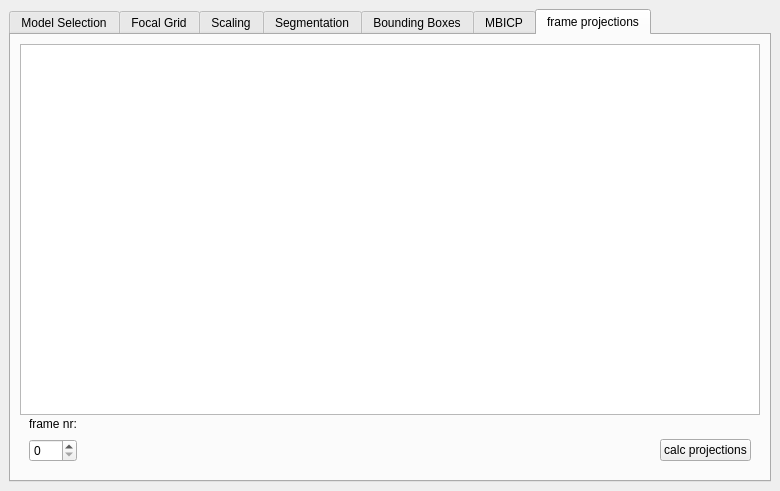
<?xml version="1.0" encoding="UTF-8"?>
<ui version="4.0">
 <class>mainWindow</class>
 <widget class="QMainWindow" name="mainWindow">
  <property name="geometry">
   <rect>
    <x>0</x>
    <y>0</y>
    <width>780</width>
    <height>491</height>
   </rect>
  </property>
  <property name="minimumSize">
   <size>
    <width>646</width>
    <height>383</height>
   </size>
  </property>
  <property name="windowTitle">
   <string>flight tracker app</string>
  </property>
  <widget class="QWidget" name="centralWidget">
   <property name="maximumSize">
    <size>
     <width>16777215</width>
     <height>16777215</height>
    </size>
   </property>
   <layout class="QVBoxLayout" name="verticalLayout">
    <item>
     <widget class="QTabWidget" name="tab_widget">
      <property name="currentIndex">
       <number>6</number>
      </property>
      <widget class="QWidget" name="mod_select_tab">
       <attribute name="title">
        <string>Model Selection</string>
       </attribute>
       <layout class="QHBoxLayout" name="horizontalLayout">
        <item>
         <widget class="QWidget" name="widget_5" native="true">
          <layout class="QGridLayout" name="gridLayout_5">
           <item row="0" column="0">
            <widget class="QLabel" name="label_mod_select">
             <property name="text">
              <string>select model:</string>
             </property>
            </widget>
           </item>
           <item row="1" column="0" colspan="2">
            <widget class="QComboBox" name="model_comboBox"/>
           </item>
           <item row="2" column="1">
            <spacer name="verticalSpacer_2">
             <property name="orientation">
              <enum>Qt::Vertical</enum>
             </property>
             <property name="sizeHint" stdset="0">
              <size>
               <width>20</width>
               <height>319</height>
              </size>
             </property>
            </spacer>
           </item>
           <item row="3" column="0" colspan="2">
            <widget class="QPushButton" name="set_mod_btn">
             <property name="text">
              <string>set model</string>
             </property>
            </widget>
           </item>
          </layout>
         </widget>
        </item>
        <item>
         <widget class="ModelSelectWidget" name="model_view">
          <property name="minimumSize">
           <size>
            <width>611</width>
            <height>0</height>
           </size>
          </property>
          <property name="frameShape">
           <enum>QFrame::StyledPanel</enum>
          </property>
          <property name="frameShadow">
           <enum>QFrame::Raised</enum>
          </property>
         </widget>
        </item>
       </layout>
      </widget>
      <widget class="QWidget" name="fg_tab">
       <attribute name="title">
        <string>Focal Grid</string>
       </attribute>
       <layout class="QVBoxLayout" name="verticalLayout_5">
        <item>
         <widget class="QWidget" name="widget_4" native="true">
          <layout class="QGridLayout" name="gridLayout_4">
           <item row="0" column="0" colspan="2">
            <widget class="QLabel" name="fg_par_label">
             <property name="text">
              <string>Focal Grid parameters:</string>
             </property>
            </widget>
           </item>
           <item row="0" column="2" rowspan="10">
            <spacer name="horizontalSpacer_7">
             <property name="orientation">
              <enum>Qt::Horizontal</enum>
             </property>
             <property name="sizeHint" stdset="0">
              <size>
               <width>575</width>
               <height>288</height>
              </size>
             </property>
            </spacer>
           </item>
           <item row="1" column="0">
            <widget class="QLabel" name="n_threads_label">
             <property name="text">
              <string>N threads</string>
             </property>
            </widget>
           </item>
           <item row="1" column="1">
            <widget class="QSpinBox" name="n_threads_spin"/>
           </item>
           <item row="2" column="0">
            <widget class="QLabel" name="nx_label">
             <property name="text">
              <string>Nx:</string>
             </property>
            </widget>
           </item>
           <item row="2" column="1">
            <widget class="QSpinBox" name="nx_spin"/>
           </item>
           <item row="3" column="0">
            <widget class="QLabel" name="ny_label">
             <property name="text">
              <string>Ny:</string>
             </property>
            </widget>
           </item>
           <item row="3" column="1">
            <widget class="QSpinBox" name="ny_spin"/>
           </item>
           <item row="4" column="0">
            <widget class="QLabel" name="nz_label">
             <property name="text">
              <string>Nz:</string>
             </property>
            </widget>
           </item>
           <item row="4" column="1">
            <widget class="QSpinBox" name="nz_spin"/>
           </item>
           <item row="5" column="0">
            <widget class="QLabel" name="ds_label">
             <property name="text">
              <string>ds:</string>
             </property>
            </widget>
           </item>
           <item row="5" column="1">
            <widget class="QDoubleSpinBox" name="ds_spin"/>
           </item>
           <item row="6" column="0">
            <widget class="QLabel" name="x0_label">
             <property name="text">
              <string>x0:</string>
             </property>
            </widget>
           </item>
           <item row="6" column="1">
            <widget class="QDoubleSpinBox" name="x0_spin"/>
           </item>
           <item row="7" column="0">
            <widget class="QLabel" name="y0_label">
             <property name="text">
              <string>y0:</string>
             </property>
            </widget>
           </item>
           <item row="7" column="1">
            <widget class="QDoubleSpinBox" name="y0_spin"/>
           </item>
           <item row="8" column="0">
            <widget class="QLabel" name="z0_label">
             <property name="text">
              <string>z0:</string>
             </property>
            </widget>
           </item>
           <item row="8" column="1">
            <widget class="QDoubleSpinBox" name="z0_spin"/>
           </item>
           <item row="9" column="0" colspan="2">
            <widget class="QPushButton" name="set_fg_par_button">
             <property name="text">
              <string>set grid parameters</string>
             </property>
            </widget>
           </item>
           <item row="10" column="0" colspan="2">
            <widget class="QPushButton" name="calc_fg_button">
             <property name="text">
              <string>calculate focal grid</string>
             </property>
            </widget>
           </item>
           <item row="11" column="0" colspan="3">
            <spacer name="verticalSpacer">
             <property name="orientation">
              <enum>Qt::Vertical</enum>
             </property>
             <property name="sizeHint" stdset="0">
              <size>
               <width>708</width>
               <height>72</height>
              </size>
             </property>
            </spacer>
           </item>
          </layout>
         </widget>
        </item>
       </layout>
      </widget>
      <widget class="QWidget" name="fit_tab">
       <attribute name="title">
        <string>Scaling</string>
       </attribute>
       <layout class="QVBoxLayout" name="verticalLayout_2">
        <item>
         <widget class="ScaleModelWidget" name="rawFrameView">
          <property name="minimumSize">
           <size>
            <width>0</width>
            <height>311</height>
           </size>
          </property>
         </widget>
        </item>
        <item>
         <widget class="QWidget" name="widget" native="true">
          <property name="maximumSize">
           <size>
            <width>16777215</width>
            <height>96</height>
           </size>
          </property>
          <layout class="QGridLayout" name="gridLayout_2">
           <item row="0" column="0">
            <widget class="QLabel" name="frame_raw_label">
             <property name="text">
              <string>frame</string>
             </property>
            </widget>
           </item>
           <item row="1" column="0">
            <widget class="QSpinBox" name="frameSelectRaw"/>
           </item>
           <item row="1" column="2">
            <spacer name="horizontalSpacer">
             <property name="orientation">
              <enum>Qt::Horizontal</enum>
             </property>
             <property name="sizeHint" stdset="0">
              <size>
               <width>275</width>
               <height>20</height>
              </size>
             </property>
            </spacer>
           </item>
           <item row="1" column="3">
            <widget class="QPushButton" name="set_par_button">
             <property name="text">
              <string>set parameters</string>
             </property>
            </widget>
           </item>
           <item row="0" column="1" rowspan="2">
            <widget class="QTableWidget" name="length_table"/>
           </item>
          </layout>
         </widget>
        </item>
       </layout>
      </widget>
      <widget class="QWidget" name="seg_tab">
       <attribute name="title">
        <string>Segmentation</string>
       </attribute>
       <layout class="QVBoxLayout" name="verticalLayout_3">
        <item>
         <widget class="ImageSegmentWidget" name="segFrameView"/>
        </item>
        <item>
         <widget class="QWidget" name="widget_2" native="true">
          <layout class="QGridLayout" name="gridLayout">
           <item row="0" column="0">
            <widget class="QLabel" name="frame_seg_label">
             <property name="text">
              <string>frame</string>
             </property>
            </widget>
           </item>
           <item row="0" column="1">
            <widget class="QLabel" name="body_th_label">
             <property name="text">
              <string>body threshold</string>
             </property>
            </widget>
           </item>
           <item row="0" column="2">
            <widget class="QLabel" name="wing_th_label">
             <property name="text">
              <string>wing threshold</string>
             </property>
            </widget>
           </item>
           <item row="0" column="3">
            <widget class="QLabel" name="sigma_label">
             <property name="text">
              <string>sigma</string>
             </property>
            </widget>
           </item>
           <item row="0" column="4">
            <widget class="QLabel" name="K_label">
             <property name="text">
              <string>K</string>
             </property>
            </widget>
           </item>
           <item row="0" column="5">
            <widget class="QLabel" name="min_body_label">
             <property name="text">
              <string>min body size</string>
             </property>
            </widget>
           </item>
           <item row="0" column="6" colspan="2">
            <widget class="QLabel" name="min_wing_label">
             <property name="text">
              <string>min wing size</string>
             </property>
            </widget>
           </item>
           <item row="1" column="0">
            <widget class="QSpinBox" name="frame_seg_spin"/>
           </item>
           <item row="1" column="1">
            <widget class="QSpinBox" name="body_th_spin"/>
           </item>
           <item row="1" column="2">
            <widget class="QSpinBox" name="wing_th_spin"/>
           </item>
           <item row="1" column="3">
            <widget class="QDoubleSpinBox" name="sigma_spin"/>
           </item>
           <item row="1" column="4">
            <widget class="QSpinBox" name="K_spin"/>
           </item>
           <item row="1" column="5">
            <widget class="QSpinBox" name="min_body_spin"/>
           </item>
           <item row="1" column="6">
            <widget class="QSpinBox" name="min_wing_spin"/>
           </item>
           <item row="1" column="7">
            <spacer name="horizontalSpacer_2">
             <property name="orientation">
              <enum>Qt::Horizontal</enum>
             </property>
             <property name="sizeHint" stdset="0">
              <size>
               <width>121</width>
               <height>20</height>
              </size>
             </property>
            </spacer>
           </item>
           <item row="1" column="8">
            <widget class="QPushButton" name="update_button">
             <property name="text">
              <string>update</string>
             </property>
            </widget>
           </item>
           <item row="2" column="0" colspan="2">
            <widget class="QCheckBox" name="check_tethered">
             <property name="text">
              <string>tethered flight</string>
             </property>
            </widget>
           </item>
          </layout>
         </widget>
        </item>
       </layout>
      </widget>
      <widget class="QWidget" name="pcl_tab">
       <attribute name="title">
        <string>Bounding Boxes</string>
       </attribute>
       <layout class="QVBoxLayout" name="verticalLayout_4">
        <item>
         <widget class="BBoxWidget" name="bbox_view">
          <property name="minimumSize">
           <size>
            <width>740</width>
            <height>371</height>
           </size>
          </property>
          <property name="frameShape">
           <enum>QFrame::StyledPanel</enum>
          </property>
          <property name="frameShadow">
           <enum>QFrame::Raised</enum>
          </property>
         </widget>
        </item>
        <item>
         <widget class="QWidget" name="widget_3" native="true">
          <layout class="QGridLayout" name="gridLayout_3">
           <item row="0" column="0">
            <widget class="QLabel" name="frame_bbox_label">
             <property name="text">
              <string>frame</string>
             </property>
            </widget>
           </item>
           <item row="0" column="2">
            <widget class="QLabel" name="label_6">
             <property name="text">
              <string>w xsi</string>
             </property>
            </widget>
           </item>
           <item row="0" column="3">
            <widget class="QLabel" name="label_5">
             <property name="text">
              <string>w theta</string>
             </property>
            </widget>
           </item>
           <item row="0" column="4">
            <widget class="QLabel" name="label_4">
             <property name="text">
              <string>w length</string>
             </property>
            </widget>
           </item>
           <item row="0" column="5">
            <widget class="QLabel" name="label_3">
             <property name="text">
              <string>w volume</string>
             </property>
            </widget>
           </item>
           <item row="0" column="6">
            <widget class="QLabel" name="label">
             <property name="text">
              <string>cone angle</string>
             </property>
            </widget>
           </item>
           <item row="0" column="7">
            <widget class="QLabel" name="label_2">
             <property name="text">
              <string>cone height</string>
             </property>
            </widget>
           </item>
           <item row="1" column="0">
            <widget class="QSpinBox" name="frame_bbox_spin"/>
           </item>
           <item row="1" column="1">
            <spacer name="horizontalSpacer_3">
             <property name="orientation">
              <enum>Qt::Horizontal</enum>
             </property>
             <property name="sizeHint" stdset="0">
              <size>
               <width>580</width>
               <height>20</height>
              </size>
             </property>
            </spacer>
           </item>
           <item row="1" column="2">
            <widget class="QDoubleSpinBox" name="wxsi_spin"/>
           </item>
           <item row="1" column="3">
            <widget class="QDoubleSpinBox" name="wtheta_spin"/>
           </item>
           <item row="1" column="4">
            <widget class="QDoubleSpinBox" name="wlength_spin"/>
           </item>
           <item row="1" column="5">
            <widget class="QDoubleSpinBox" name="wvolume_spin"/>
           </item>
           <item row="1" column="6">
            <widget class="QDoubleSpinBox" name="cone_angle_spin"/>
           </item>
           <item row="1" column="7">
            <widget class="QDoubleSpinBox" name="cone_height_spin"/>
           </item>
           <item row="1" column="8">
            <widget class="QPushButton" name="bbox_view_btn">
             <property name="text">
              <string>bbox view</string>
             </property>
            </widget>
           </item>
           <item row="1" column="9">
            <widget class="QPushButton" name="blr_view_btn">
             <property name="text">
              <string>blr view</string>
             </property>
            </widget>
           </item>
          </layout>
         </widget>
        </item>
       </layout>
      </widget>
      <widget class="QWidget" name="model_proj_tab">
       <attribute name="title">
        <string>MBICP</string>
       </attribute>
       <layout class="QVBoxLayout" name="verticalLayout_6">
        <item>
         <widget class="ModelProjectionWidget" name="mod_proj_view">
          <property name="minimumSize">
           <size>
            <width>0</width>
            <height>371</height>
           </size>
          </property>
          <property name="frameShape">
           <enum>QFrame::StyledPanel</enum>
          </property>
          <property name="frameShadow">
           <enum>QFrame::Raised</enum>
          </property>
         </widget>
        </item>
        <item>
         <widget class="QWidget" name="widget_6" native="true">
          <layout class="QGridLayout" name="gridLayout_6">
           <item row="0" column="0">
            <widget class="QLabel" name="label_7">
             <property name="text">
              <string>frame nr:</string>
             </property>
            </widget>
           </item>
           <item row="0" column="1" rowspan="2">
            <spacer name="horizontalSpacer_4">
             <property name="orientation">
              <enum>Qt::Horizontal</enum>
             </property>
             <property name="sizeHint" stdset="0">
              <size>
               <width>657</width>
               <height>38</height>
              </size>
             </property>
            </spacer>
           </item>
           <item row="0" column="2" rowspan="2">
            <widget class="QPushButton" name="show_dest_pts">
             <property name="text">
              <string>show dest</string>
             </property>
            </widget>
           </item>
           <item row="0" column="3" rowspan="2">
            <widget class="QPushButton" name="show_src_pts">
             <property name="text">
              <string>show src</string>
             </property>
            </widget>
           </item>
           <item row="0" column="4" rowspan="2">
            <widget class="QPushButton" name="show_mdl">
             <property name="text">
              <string>show model</string>
             </property>
            </widget>
           </item>
           <item row="0" column="5" rowspan="2">
            <widget class="QPushButton" name="calc_align">
             <property name="text">
              <string>calc alginment</string>
             </property>
            </widget>
           </item>
           <item row="1" column="0">
            <widget class="QSpinBox" name="model_proj_spin"/>
           </item>
          </layout>
         </widget>
        </item>
       </layout>
      </widget>
      <widget class="QWidget" name="frame_proj_tab">
       <attribute name="title">
        <string>frame projections</string>
       </attribute>
       <layout class="QVBoxLayout" name="verticalLayout_7">
        <item>
         <widget class="ImageProjectionsWidget" name="frame_proj_view">
          <property name="minimumSize">
           <size>
            <width>0</width>
            <height>371</height>
           </size>
          </property>
         </widget>
        </item>
        <item>
         <widget class="QWidget" name="widget_7" native="true">
          <layout class="QGridLayout" name="gridLayout_7">
           <item row="0" column="0">
            <widget class="QLabel" name="label_8">
             <property name="text">
              <string>frame nr:</string>
             </property>
            </widget>
           </item>
           <item row="0" column="1" rowspan="2">
            <spacer name="horizontalSpacer_5">
             <property name="orientation">
              <enum>Qt::Horizontal</enum>
             </property>
             <property name="sizeHint" stdset="0">
              <size>
               <width>549</width>
               <height>48</height>
              </size>
             </property>
            </spacer>
           </item>
           <item row="1" column="0">
            <widget class="QSpinBox" name="frame_proj_spin"/>
           </item>
           <item row="1" column="2">
            <widget class="QPushButton" name="calc_proj">
             <property name="text">
              <string>calc projections</string>
             </property>
            </widget>
           </item>
          </layout>
         </widget>
        </item>
       </layout>
      </widget>
     </widget>
    </item>
   </layout>
  </widget>
 </widget>
 <customwidgets>
  <customwidget>
   <class>ScaleModelWidget</class>
   <extends>QGraphicsView</extends>
   <header>ScaleModelWidget.h</header>
  </customwidget>
  <customwidget>
   <class>ImageSegmentWidget</class>
   <extends>QGraphicsView</extends>
   <header>ImageSegmentWidget.h</header>
  </customwidget>
  <customwidget>
   <class>BBoxWidget</class>
   <extends>QFrame</extends>
   <header>BoundingBoxWidget.h</header>
   <container>1</container>
  </customwidget>
  <customwidget>
   <class>ModelSelectWidget</class>
   <extends>QFrame</extends>
   <header>ModelSelectWidget.h</header>
   <container>1</container>
  </customwidget>
  <customwidget>
   <class>ModelProjectionWidget</class>
   <extends>QFrame</extends>
   <header>ModelProjectionWidget.h</header>
   <container>1</container>
  </customwidget>
  <customwidget>
   <class>ImageProjectionsWidget</class>
   <extends>QGraphicsView</extends>
   <header location="global">ImageProjectionsWidget.h</header>
  </customwidget>
 </customwidgets>
 <resources/>
 <connections/>
</ui>
